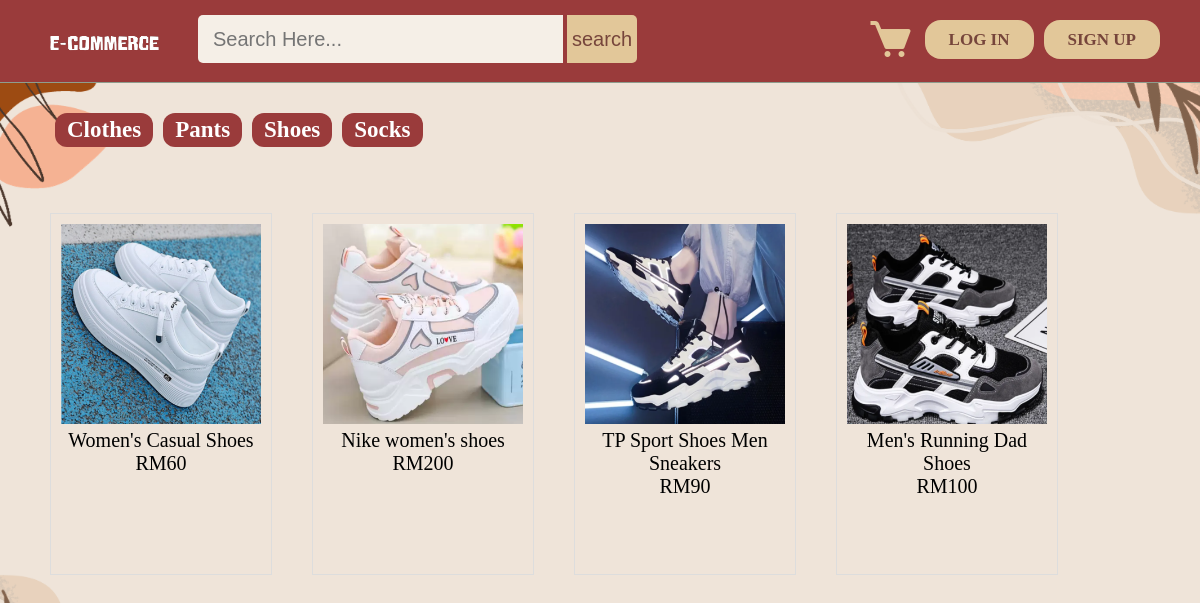
The app's page /Products/Shoes.php with its own data.
### tables this page shows
CREATE TABLE `products` (
  `id` int(11) NOT NULL,
  `productname` varchar(100) NOT NULL,
  `price` int(11) NOT NULL,
  `description` text NOT NULL,
  `availableunit` int(11) NOT NULL,
  `item` varchar(100) NOT NULL,
  `image` text NOT NULL
);

### Products/Shoes.php (the view, shortened to what this page needs)
<?php
include("../config.php");
?>
<!DOCTYPE html>
<html>
<head>
    <link rel="stylesheet" type="text/css" href="../css/style.css">
    <link href='https://unpkg.com/boxicons@2.1.4/css/boxicons.min.css' rel='stylesheet'>
</head>
<body>
    <?php include("../header.php");
    include 'menu.php'; ?>
    <div class="show-product-container">
        <div class="product-container">
            <?php
            $getposts = mysqli_query($conn, "SELECT * FROM products WHERE availableunit >='1' AND item ='shoes'  ORDER BY id DESC LIMIT 10") or die(mysqli_error($conn));
            if (mysqli_num_rows($getposts)) {
                while ($row = mysqli_fetch_assoc($getposts)) {
                    $id = $row['id'];
                    $productname = $row['productname'];
                    $price = $row['price'];
                    $image = $row['image'];
                    echo '
                    <div class="product-item">
                        <a href="view_product.php?productid=' . $id . '">
                            <img src="../image/product/shoes/' . $image . '" class="product-image" alt="' . $productname . '">
                        </a>
                        <div class="product-details">
                            <span class="product-name">' . $productname . '</span><br>
                            <span class="product-price">RM' . $price . '</span>
                        </div>
                    </div>
                ';
                }
            }
            ?>
        </div>
    </div>
</body>
</html>

### css/style.css (style rules this page uses)
body { padding: 0px; margin: 0px; width: 100%; position: relative; background-color: #F5EFE7; min-width: 1080px; }
.show-product-container { font-size: 20px; padding: 30px; }
.product-container { display: flex; flex-wrap: wrap; justify-content: flex-start; }
.product-item { width: 200px; height: 340px; margin: 20px; border: 1px solid #ddd; padding: 10px; display: flex; flex-direction: column; align-items: center; }
.product-image { max-width: 100%; height: auto; }
.product-details { flex-grow: 1; text-align: center; }

### Products/Shoes.php (style rules this page uses)
body { margin: 0; background: url('../image/background 4.png')center/cover no-repeat fixed; }

### records on screen
products: image (picture), productname "Women's Casual Shoes", price "60"
products: image (picture), productname "Nike women's shoes", price "200"
products: image (picture), productname "TP Sport Shoes Men Sneakers", price "90"
products: image (picture), productname "Men's Running Dad Shoes", price "100"
